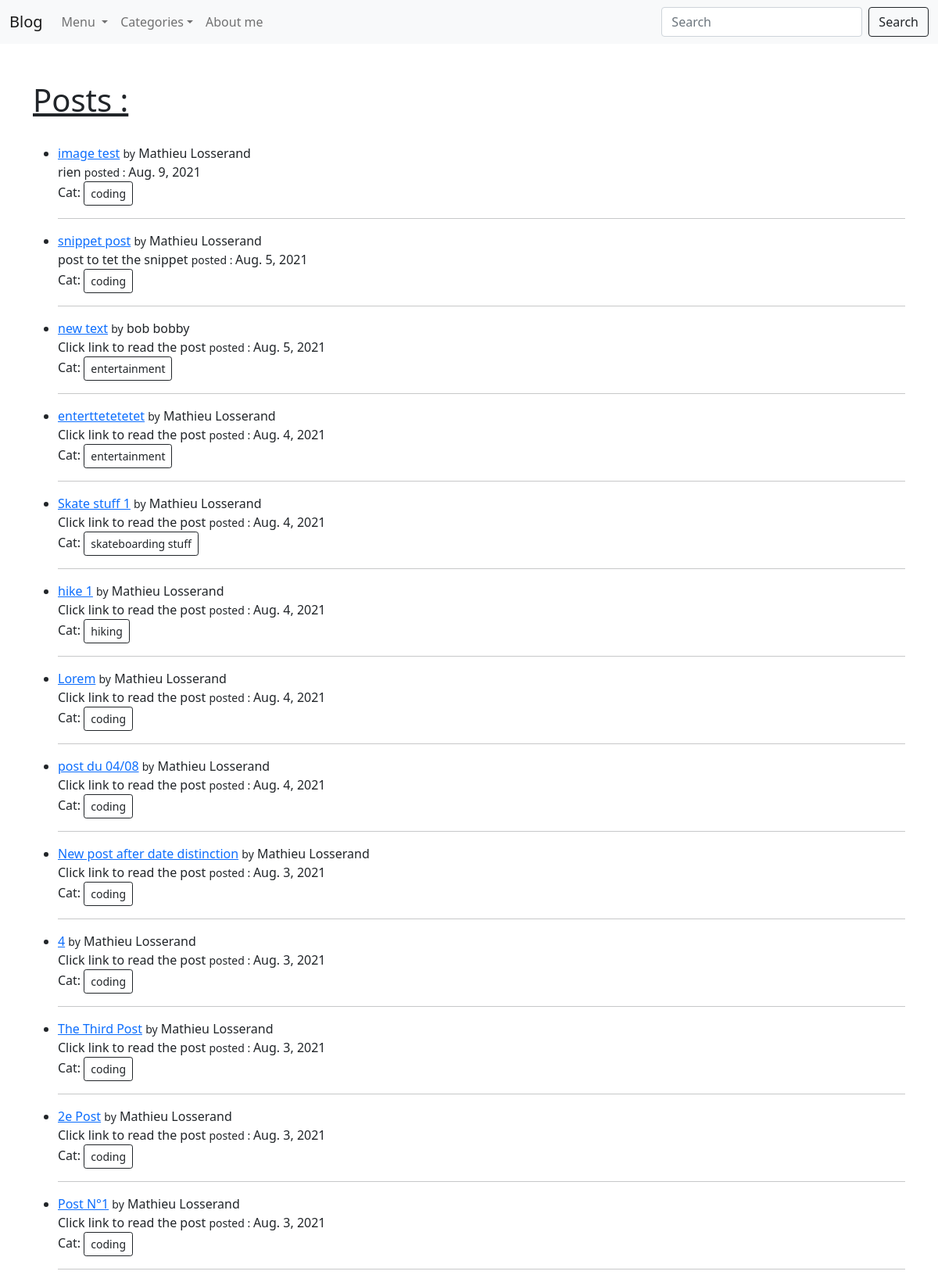
The page / on the database its author committed.
### theblog/models.py (models this page shows, shortened)
class Post(models.Model):
	title = models.CharField(max_length=255)
	title_tag = models.CharField(max_length=255)
	header_image = models.ImageField(null=True, blank=True, upload_to='images/')
	author = models.ForeignKey(User, on_delete=models.CASCADE)
	body = RichTextField(blank=True, null=True)
	post_date = models.DateField(auto_now_add=True)
	category = models.CharField(max_length=255, default='coding')
	snippet = models.CharField(max_length=255 )
	likes = models.ManyToManyField(User, related_name='blog_posts')

### theblog/views.py (the view)
# urls.py: path('', HomeView.as_view(), name='home'),
class HomeView(ListView):
	model = Post
	template_name = 'home.html'
	cats = Category.objects.all()
	ordering = ['-id']
	def get_context_data(self, *args, **kwargs):
		cat_menu = Category.objects.all()
		context = super(HomeView, self).get_context_data(*args, **kwargs)
		context["cat_menu"] = cat_menu
		return context

### theblog/models.py (called while the page is built)
	def __str__(self):
		return self.name

### theblog/templates/home.html (shortened to what this page needs)
{% extends 'base.html' %}
{% block content %}
<h1><u>Posts :</u></h1><br/>
<ul>
{% for post in object_list %}
	<li><a href="{% url 'article-detail' post.pk %}">{{ post.title }}</a> <small>by</small> {{ post.author.first_name }} {{post.author.last_name }}
		<br/>
	{{ post.snippet }}
	<small>posted : </small>{{ post.post_date }}<br/>
    Cat: <a href="{% url 'category' post.category|slugify %}" class="btn btn-outline-dark btn-sm">{{ post.category }}</a>
    <hr>
{% endfor %}
</ul>
{% endblock %}

### rows shown on the page
Post: title "image test", author.first_name "Mathieu", author.last_name "Losserand", snippet "rien", post_date "Aug. 9, 2021", category "coding"
Post: title "snippet post", author.first_name "Mathieu", author.last_name "Losserand", snippet "post to tet the snippet", post_date "Aug. 5, 2021", category "coding"
Post: title "new text", author.first_name "bob", author.last_name "bobby", snippet "Click link to read the post", post_date "Aug. 5, 2021", category "entertainment"
Post: title "enterttetetetet", author.first_name "Mathieu", author.last_name "Losserand", snippet "Click link to read the post", post_date "Aug. 4, 2021", category "entertainment"
Post: title "Skate stuff 1", author.first_name "Mathieu", author.last_name "Losserand", snippet "Click link to read the post", post_date "Aug. 4, 2021", category "skateboarding stuff"
Post: title "hike 1", author.first_name "Mathieu", author.last_name "Losserand", snippet "Click link to read the post", post_date "Aug. 4, 2021", category "hiking"
Post: title "Lorem", author.first_name "Mathieu", author.last_name "Losserand", snippet "Click link to read the post", post_date "Aug. 4, 2021", category "coding"
Post: title "post du 04/08", author.first_name "Mathieu", author.last_name "Losserand", snippet "Click link to read the post", post_date "Aug. 4, 2021", category "coding"
Post: title "New post after date distinction", author.first_name "Mathieu", author.last_name "Losserand", snippet "Click link to read the post", post_date "Aug. 3, 2021", category "coding"
Post: title "4", author.first_name "Mathieu", author.last_name "Losserand", snippet "Click link to read the post", post_date "Aug. 3, 2021", category "coding"
Post: title "The Third Post", author.first_name "Mathieu", author.last_name "Losserand", snippet "Click link to read the post", post_date "Aug. 3, 2021", category "coding"
Post: title "2e Post", author.first_name "Mathieu", author.last_name "Losserand", snippet "Click link to read the post", post_date "Aug. 3, 2021", category "coding"
Post: title "Post N°1", author.first_name "Mathieu", author.last_name "Losserand", snippet "Click link to read the post", post_date "Aug. 3, 2021", category "coding"
